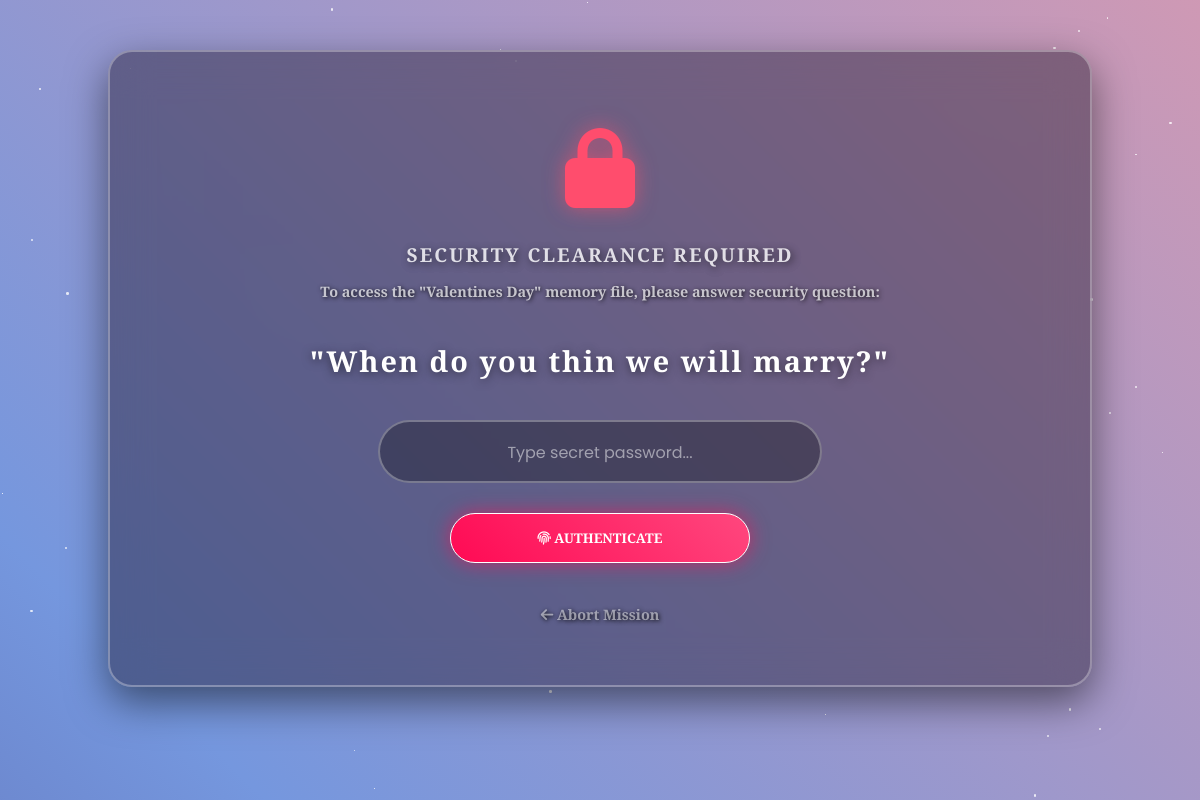
Screenshot of /unlock/7/ (signed in) with the database file from the repository.
### valentine/models.py (models this page shows, shortened)
class ValentineDay(models.Model):
    title = models.CharField(max_length=100)  # e.g., "Rose Day"
    date_to_unlock = models.DateField()       # e.g., 2026-02-07
    clue_question = models.CharField(max_length=255) # e.g., "Where did we first meet?"
    correct_answer = models.CharField(max_length=100) # e.g., "cubbon park"
    love_letter = models.TextField()
    photo = models.ImageField(upload_to='memories/', blank=True, null=True) # Her photos
    music = models.FileField(upload_to='music/', blank=True, null=True)     # Your songs (CTRL+HEART)

### valentine/views.py (the view, shortened to what this page needs)
# urls.py: path('unlock/<int:day_id>/', views.unlock_day, name='unlock_day'),
@login_required
def unlock_day(request, day_id):
    day = get_object_or_404(ValentineDay, pk=day_id)
    today = (timezone.now() + timedelta(hours=5, minutes=30)).date()
    if day.date_to_unlock > today:
        return render(request, 'locked.html', {'day': day})
    return render(request, 'quiz.html', {'day': day})

### valentine/templates/quiz.html (shortened to what this page needs)
{% extends 'base.html' %}
{% block content %}
<div class="glass-card security-card">
    <div class="lock-icon">
        <i class="fas fa-lock"></i>
    </div>
    <h1 style="margin-bottom: 10px; font-size: 1.2rem; letter-spacing: 2px; opacity: 0.8; text-transform: uppercase;">
        Security Clearance Required
    </h1>
    <p style="color: rgba(255,255,255,0.7); font-size: 0.9rem; margin-bottom: 40px;">
        To access the "<b>{{ day.title }}</b>" memory file, please answer security question:
    </p>
    <h2 class="security-question">
        "{{ day.clue_question }}"
    </h2>
    <form method="POST" autocomplete="off">
        <div class="input-group">
            <input type="text" name="answer" placeholder="Type secret password..." required autofocus>
        </div>
        <button type="submit" class="btn-glow" style="width: 100%; max-width: 300px;">
            <i class="fas fa-fingerprint"></i> Authenticate
        </button>
    </form>
    <div style="margin-top: 40px;">
        <a href="{% url 'home' %}" style="color: rgba(255,255,255,0.5); text-decoration: none; font-size: 0.9rem; transition: 0.3s;">
            <i class="fas fa-arrow-left"></i> Abort Mission
        </a>
    </div>
</div>
{% endblock %}

### valentine/templates/base.html (style rules this page uses)
:root { --primary: #ff0a54; --gold: #ffd700; --glass: rgba(20, 10, 30, 0.4); --glass-border: rgba(255, 255, 255, 0.3); --text-glow: 0 0 10px rgba(255, 255, 255, 0.8); }
body { margin: 0; font-family: 'Playfair Display', serif; background: linear-gradient(45deg, #2b1055, #7597de, #ff9a9e, #a18cd1); background-size: 400% 400%; animation: gradientBG 15s ease infinite; min-height: 100vh; color: #fff; overflow-x: hidden; }
h1, h2, h3 { font-family: 'Cinzel', serif; font-weight: 700; text-shadow: 2px 2px 8px rgba(0,0,0,0.8); letter-spacing: 2px; color: #fff; }
p, span, a, div { text-shadow: 1px 1px 4px rgba(0,0,0,0.9); font-weight: 600; }
.glass-card { background: var(--glass); backdrop-filter: blur(20px); border: 2px solid var(--glass-border); border-radius: 24px; padding: 40px; box-shadow: 0 15px 40px rgba(0,0,0,0.5); margin: 30px auto; max-width: 900px; position: relative; z-index: 10; }
.btn-glow { font-family: 'Cinzel', serif; background: linear-gradient(45deg, #ff0a54, #ff477e); color: white; border: 1px solid white; padding: 15px 40px; border-radius: 50px; font-weight: 700; text-transform: uppercase; text-decoration: none; display: inline-block; box-shadow: 0 0 20px rgba(255, 10, 84, 0.6); transition: 0.3s; }

### valentine/templates/quiz.html (style rules this page uses)
.security-card { text-align: center; padding: 60px 40px; position: relative; overflow: hidden; }
.lock-icon { font-size: 5rem; margin-bottom: 20px; color: #ff4d6d; text-shadow: 0 0 20px rgba(255, 77, 109, 0.6); animation: floatLock 3s ease-in-out infinite; }
.security-question { font-size: 1.8rem; margin-bottom: 40px; color: #fff; font-weight: 600; text-shadow: 0 2px 10px rgba(0,0,0,0.5); }
.input-group { position: relative; margin-bottom: 30px; }
.input-group input { width: 100%; max-width: 400px; padding: 15px 20px; border: 2px solid rgba(255,255,255,0.3); background: rgba(0,0,0,0.3); border-radius: 50px; color: #fff; font-size: 1.2rem; text-align: center; outline: none; transition: 0.3s; font-family: 'Poppins', sans-serif; }
.input-group input::placeholder { color: rgba(255,255,255,0.5); font-size: 1rem; }

### rows the page displays
ValentineDay: title "Valentines Day", clue_question "When do you thin we will marry?"
